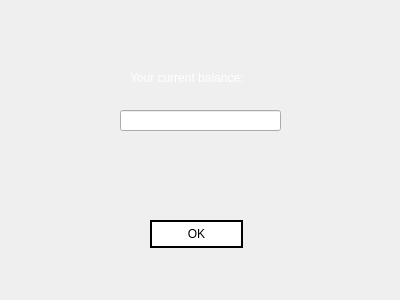
<?xml version="1.0" encoding="UTF-8"?>
<ui version="4.0">
 <class>Atm_Balance</class>
 <widget class="QWidget" name="Atm_Balance">
  <property name="geometry">
   <rect>
    <x>0</x>
    <y>0</y>
    <width>400</width>
    <height>300</height>
   </rect>
  </property>
  <property name="windowTitle">
   <string>BALANCE INQUIRY</string>
  </property>
  <property name="styleSheet">
   <string notr="true">QPushButton{
background: transparent;
background-color: white;
border: 2px solid black;
}

QPushButton:hover{
background-color: rgb(30, 30, 30);
color: white;
}

QPushButton:pressed
{
font: bold;
}

</string>
  </property>
  <widget class="QLabel" name="label">
   <property name="geometry">
    <rect>
     <x>130</x>
     <y>70</y>
     <width>141</width>
     <height>16</height>
    </rect>
   </property>
   <property name="text">
    <string>&lt;html&gt;&lt;head/&gt;&lt;body&gt;&lt;p&gt;&lt;span style=&quot; color:#ffffff;&quot;&gt;Your current balance:&lt;/span&gt;&lt;/p&gt;&lt;/body&gt;&lt;/html&gt;</string>
   </property>
  </widget>
  <widget class="QPushButton" name="okay">
   <property name="geometry">
    <rect>
     <x>150</x>
     <y>220</y>
     <width>93</width>
     <height>28</height>
    </rect>
   </property>
   <property name="text">
    <string>OK</string>
   </property>
  </widget>
  <widget class="QLineEdit" name="bal">
   <property name="geometry">
    <rect>
     <x>120</x>
     <y>110</y>
     <width>161</width>
     <height>21</height>
    </rect>
   </property>
   <property name="readOnly">
    <bool>true</bool>
   </property>
  </widget>
  <widget class="QLabel" name="label_2">
   <property name="geometry">
    <rect>
     <x>0</x>
     <y>0</y>
     <width>401</width>
     <height>301</height>
    </rect>
   </property>
   <property name="styleSheet">
    <string notr="true">background-image: url(:/images/sbg1.png);</string>
   </property>
   <property name="text">
    <string/>
   </property>
  </widget>
  <zorder>label_2</zorder>
  <zorder>label</zorder>
  <zorder>okay</zorder>
  <zorder>bal</zorder>
 </widget>
 <resources>
  <include location="resource.qrc"/>
 </resources>
 <connections/>
</ui>
